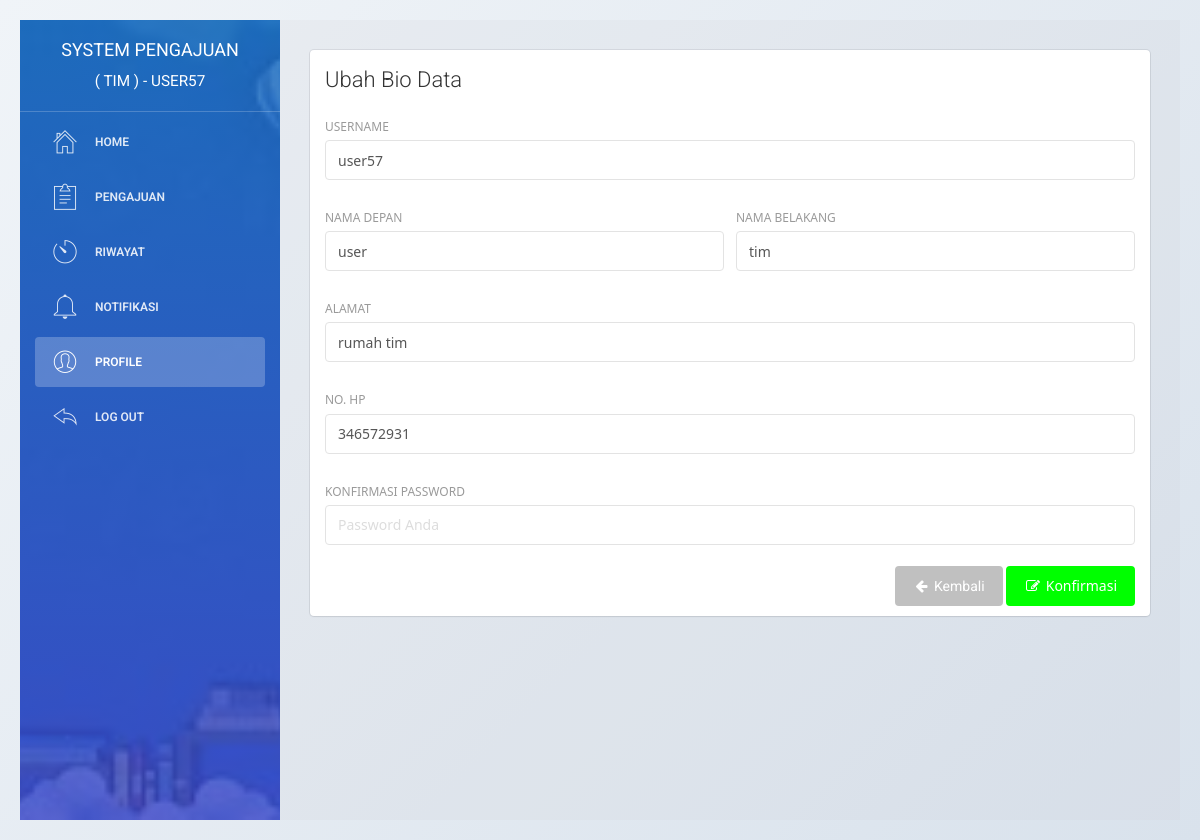
/ubah_bio.php (signed in), run on the app's committed database.
### tables this page shows
CREATE TABLE `user` (
  `id_user` int(11) NOT NULL,
  `username` varchar(225) NOT NULL,
  `email` varchar(225) NOT NULL,
  `password` varchar(225) NOT NULL,
  `nama_depan` varchar(225) NOT NULL,
  `nama_belakang` varchar(225) NOT NULL,
  `jk` enum('laki-laki','perempuan') NOT NULL,
  `no_hp` varchar(50) NOT NULL,
  `alamat` text NOT NULL,
  `role` enum('manajemen','tim') NOT NULL,
  `pembuatan_akun` date NOT NULL,
  `update_akun` date NOT NULL
);

### ubah_bio.php (the view, shortened to what this page needs)
<?php
    include 'system/koneksi.php';
    $query_login = "SELECT * FROM user WHERE email ='$_SESSION[email]'";
        $result_login = mysqli_query($con, $query_login);
        $data = mysqli_fetch_assoc($result_login);
        $username = $data["username"];
        $namadepan = $data["nama_depan"];
        $namabelakang = $data["nama_belakang"];
        $nohp = $data["no_hp"];
        $alamat = $data["alamat"];
?>
<!doctype html>
<html lang="en">
<head>
    <link href="assets/css/bootstrap.min.css" rel="stylesheet" />
    <link href="assets/css/animate.min.css" rel="stylesheet"/>
    <link href="assets/css/light-bootstrap-dashboard.css" rel="stylesheet"/>
    <link href="assets/css/demo.css" rel="stylesheet" />
    <link href="http://maxcdn.bootstrapcdn.com/font-awesome/4.2.0/css/font-awesome.min.css" rel="stylesheet">
    <link href="assets/css/pe-icon-7-stroke.css" rel="stylesheet" />
    <link rel="stylesheet" href="assets/dist/sweetalert.css">
</head>
<body>
<div class="wrapper">
    <div class="sidebar" data-color="blue" data-image="assets/img/sidebar1.jpg">
    	<div class="sidebar-wrapper">
            <div class="logo">
                <a href="index" class="simple-text">
                        System Pengajuan<br><small>( TIM ) - <?php echo $username ?></small>
                </a>
            </div>
            <ul class="nav">
                <li>
                    <a href="index">
                        <i class="pe pe-7s-home"></i>
                        <p>Home</p>
                    </a>
                </li>
                <li>
                    <a href="pengajuan">
                        <i class="pe pe-7s-note2"></i>
                        <p>Pengajuan</p>
                    </a>
                </li>
                <li>
                     <a href="riwayat">
                        <i class="pe pe-7s-timer"></i>
                        <p>Riwayat</p>
                    </a>
                </li>
                <li>
                    <a href="notifikasi">
                        <i class="pe pe-7s-bell"></i>
                        <p>Notifikasi
                        </p>
                    </a>
                </li>
                <li class="active">
                    <a href="profil">
                        <i class="pe pe-7s-user"></i>
                        <p>Profile</p>
                    </a>
                </li>
                <li>
                    <a href="#" onclick = "logout()">
                        <i class="pe pe-7s-back"></i>
                        <p>Log out</p>
                    </a>
                </li>
            </ul>
    	</div>
    </div>
    <div class="main-panel">
        <div class="content">
            <div class="container-fluid">
                <div class="row">
                    <div class="col-md-12">
                        <div class="card">
                            <div class="header">
                                <h4 class="title">Ubah Bio Data</h4>
                            </div>
                            <div class="content">
                                <form id="form_edit_user" method="post" action="system/proses_ubah_bio">
                                    <div class="row">
                                        <div class="col-md-12">
                                            <div class="form-group">
                                                <label for="Username" >Username</label>
                                                <input type="text" name="username" id="form_edit_user" class="form-control" placeholder="username" value="<?php echo $username ?>" required
                                            oninvalid="this.setCustomValidity('Mohon isi form berikut !')"
                                            oninput="setCustomValidity('')" >
                                            </div>
                                        </div>
                                    </div>
                                    <div class="row">
                                        <div class="col-md-6">
                                            <div class="form-group">
                                                <label>Nama Depan</label>
                                                <input type="text" name="nama_depan" id="form_edit_user" class="form-control" placeholder="Nama Depan" value="<?php echo $namadepan ?>" required
                                            oninvalid="this.setCustomValidity('Mohon isi form berikut !')"
                                            oninput="setCustomValidity('')" >
                                            </div>
                                        </div>
                                        <div class="col-md-6">
                                            <div class="form-group">
                                                <label>Nama Belakang</label>
                                                <input type="text" name="nama_belakang" id="form_edit_user" class="form-control" placeholder="Nama Belakang" value="<?php echo $namabelakang ?>" required
                                            oninvalid="this.setCustomValidity('Mohon isi form berikut !')"
                                            oninput="setCustomValidity('')" >
                                            </div>
                                        </div>
                                    </div>
                                    <div class="row">
                                        <div class="col-md-12">
                                            <div class="form-group">
                                                <label>Alamat</label>
                                                <input type="text" name="alamat" id="form_edit_user" class="form-control" placeholder="Alamat" value="<?php echo $alamat ?>" required
                                            oninvalid="this.setCustomValidity('Mohon isi form berikut !')"
                                            oninput="setCustomValidity('')" >
                                            </div>
                                        </div>
                                    </div>
                                    <div class="row">
                                        <div class="col-md-12">
                                            <div class="form-group">
                                                <label>No. Hp</label>
                                                <input type="number" name="nohp" id="form_edit_user" class="form-control" placeholder="No Hp" value="<?php echo $nohp ?>" >
                                            </div>
                                        </div>
                                    </div>
                                    <div class="row">
                                        <div class="col-md-12">
                                            <div class="form-group">
                                                <label>Konfirmasi Password</label>
                                                <input type="password" name="password" id="form_edit_user" class="form-control" placeholder="Password Anda" required
                                                oninvalid="this.setCustomValidity('Mohon isi form berikut !')"
                                                oninput="setCustomValidity('')" >
                                            </div>
                                        </div>
                                    </div>
                                    <div align="right">
                                        <a href="profil">
                                            <button type="button" name="input" rel="tooltip" title="Konfirmasi" class="btn btn-info btn-fill">
                                                <i class="fa fa-arrow-left"></i> Kembali
                                            </button>
                                        </a>
                                        <button type="submit" name="input" rel="tooltip" title="Konfirmasi" class="btn btn-primary btn-fill">
                                            <i class="fa fa-edit"></i> Konfirmasi
                                        </button>
                                    </div>
                                </form>
                            </div>
                        </div>
                    </div>
                </div>
            </div>
        </div>
    </div>
</div>
</body>
</html>

### assets/css/demo.css (style rules this page uses)
* { box-sizing: border-box; }
body { font-family: 'Segoe UI', Tahoma, Geneva, Verdana, sans-serif; background: linear-gradient(135deg, #f0f4f8, #d9e2ec); margin: 0; padding: 20px; }

### data on the page
user: username "USER57", username "user57", nama_depan "user", nama_belakang "tim", alamat "rumah tim", nohp "346572931"
